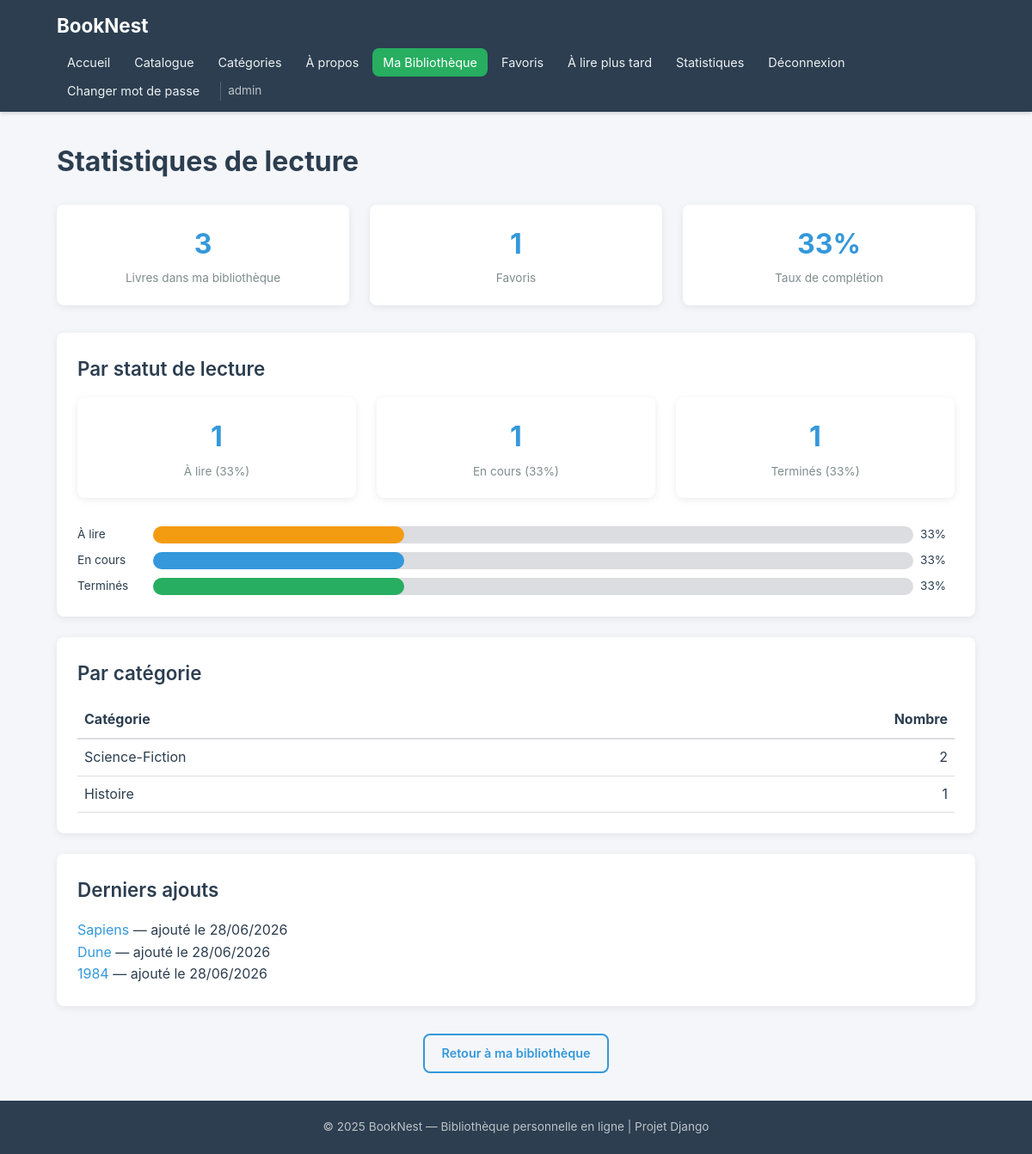
The page /my-books/stats/ (signed in) on the database its author committed.
### books/models.py (models this page shows, shortened)
class Category(models.Model):
    name = models.CharField(
        max_length=100,
        unique=True,
        verbose_name="Nom"
    )
    description = models.TextField(
        blank=True,
        verbose_name="Description"
    )
    class Meta:
        verbose_name = "Catégorie"
        verbose_name_plural = "Catégories"
        ordering = ['name']

class UserBook(models.Model):
    class ReadingStatus(models.TextChoices):
        TO_READ = 'to_read', 'À lire'
        READING = 'reading', 'En cours'
        FINISHED = 'finished', 'Terminé'
    class Rating(models.IntegerChoices):
        ONE = 1, '★☆☆☆☆'
        TWO = 2, '★★☆☆☆'
        THREE = 3, '★★★☆☆'
        FOUR = 4, '★★★★☆'
        FIVE = 5, '★★★★★'
    user = models.ForeignKey(
        User,
        on_delete=models.CASCADE,
        related_name='user_books',
        verbose_name="Utilisateur"
    )
    book = models.ForeignKey(
        Book,
        on_delete=models.CASCADE,
        related_name='user_books',
        verbose_name="Livre"
    )
    reading_status = models.CharField(
        max_length=20,
        choices=ReadingStatus.choices,
        default=ReadingStatus.TO_READ,
        verbose_name="Statut de lecture"
    )
    added_date = models.DateTimeField(
        auto_now_add=True,
        verbose_name="Date d'ajout"
    )
    is_favorite = models.BooleanField(
        default=False,
        verbose_name="Favori"
    )
    is_read_later = models.BooleanField(
        default=False,
        verbose_name="À lire plus tard"
    )
    personal_note = models.TextField(
        blank=True,
        verbose_name="Note personnelle"
    )
    comment = models.TextField(
        blank=True,
        verbose_name="Commentaire"
    )
    rating = models.IntegerField(
        null=True,
        blank=True,
        choices=Rating.choices,
        validators=[MinValueValidator(1), MaxValueValidator(5)],
        verbose_name="Évaluation"
    )
    updated_at = models.DateTimeField(
        auto_now=True,
        verbose_name="Dernière modification"
    )
    class Meta:
        verbose_name = "Livre utilisateur"
        verbose_name_plural = "Livres utilisateurs"
        ordering = ['-added_date']
        unique_together = ('user', 'book')

class Book(models.Model):
    title = models.CharField(
        max_length=250,
        verbose_name="Titre"
    )
    author = models.CharField(
        max_length=250,
        verbose_name="Auteur"
    )
    isbn = models.CharField(
        max_length=13,
        blank=True,
        null=True,
        unique=True,
        verbose_name="ISBN"
    )
    summary = models.TextField(
        blank=True,
        verbose_name="Résumé"
    )
    publication_year = models.IntegerField(
        null=True,
        blank=True,
        verbose_name="Année de publication"
    )
    cover_image = models.ImageField(
        upload_to='book_covers/',
        blank=True,
        null=True,
        verbose_name="Image de couverture (fichier)"
    )
    cover_url = models.URLField(
        blank=True,
        null=True,
        verbose_name="URL de couverture (lien externe)"
    )
    category = models.ForeignKey(
        Category,
        on_delete=models.SET_NULL,
        null=True,
        blank=True,
        related_name='books',
        verbose_name="Catégorie"
    )
    added_to_catalog = models.DateTimeField(
        auto_now_add=True,
        verbose_name="Date d'ajout au catalogue"
    )
    class Meta:
        verbose_name = "Livre"
        verbose_name_plural = "Livres"
        ordering = ['-added_to_catalog']
        unique_together = ('title', 'author')

### books/views.py (the view)
# urls.py: path('my-books/stats/', views.ReadingStatsView.as_view(), name='reading-stats'),
class ReadingStatsView(LoginRequiredMixin, TemplateView):
    template_name = 'books/reading_stats.html'
    def get_context_data(self, **kwargs):
        context = super().get_context_data(**kwargs)
        user = self.request.user
        qs = UserBook.objects.filter(user=user)
        total = qs.count()
        to_read = qs.filter(reading_status='to_read').count()
        reading = qs.filter(reading_status='reading').count()
        finished = qs.filter(reading_status='finished').count()
        context['total'] = total
        context['to_read'] = to_read
        context['reading'] = reading
        context['finished'] = finished
        context['to_read_pct'] = round(to_read / total * 100) if total > 0 else 0
        context['reading_pct'] = round(reading / total * 100) if total > 0 else 0
        context['finished_pct'] = round(finished / total * 100) if total > 0 else 0
        context['by_category'] = (
            qs.values('book__category__name')
            .annotate(count=Count('id'))
            .order_by('-count')
        )
        rated = qs.exclude(rating__isnull=True)
        context['avg_rating'] = rated.aggregate(avg=Avg('rating'))['avg']
        context['rated_count'] = rated.count()
        context['favorites'] = qs.filter(is_favorite=True).count()
        context['best_rated'] = rated.order_by('-rating', '-updated_at')[:3]
        context['recently_added'] = qs.order_by('-added_date')[:5]
        context['completion_rate'] = round(finished / total * 100) if total > 0 else 0
        return context

### templates/books/reading_stats.html (shortened to what this page needs)
{% extends 'base.html' %} {% block title %}Statistiques — BookNest{% endblock %}
{% block content %}
<h1 class="page-title">Statistiques de lecture</h1>
<div class="stats-row">
  <div class="stat-box">
    <div class="stat-number">{{ total }}</div>
    <div class="stat-label">Livres dans ma bibliothèque</div>
  </div>
  <div class="stat-box">
    <div class="stat-number">{{ favorites }}</div>
    <div class="stat-label">Favoris</div>
  </div>
  <div class="stat-box">
    <div class="stat-number">{{ completion_rate }}%</div>
    <div class="stat-label">Taux de complétion</div>
  </div>
</div>
<div class="card">
  <h2 class="section-title">Par statut de lecture</h2>
  <div class="stats-row">
    <div class="stat-box">
      <div class="stat-number">{{ to_read }}</div>
      <div class="stat-label">À lire ({{ to_read_pct }}%)</div>
    </div>
    <div class="stat-box">
      <div class="stat-number">{{ reading }}</div>
      <div class="stat-label">En cours ({{ reading_pct }}%)</div>
    </div>
    <div class="stat-box">
      <div class="stat-number">{{ finished }}</div>
      <div class="stat-label">Terminés ({{ finished_pct }}%)</div>
    </div>
  </div>
  <div style="margin-top: 1rem">
    <div
      style="
        display: flex;
        align-items: center;
        margin-bottom: 0.5rem;
        gap: 0.5rem;
      "
    >
      <span style="width: 80px; font-size: 0.85rem">À lire</span>
      <div
        style="
          flex: 1;
          background: var(--color-border);
          border-radius: 100px;
          height: 20px;
        "
      >
        <div
          style="width:{{ to_read_pct }}%; background:#f39c12; height:100%; border-radius:100px;"
        ></div>
      </div>
      <span style="width: 40px; font-size: 0.85rem">{{ to_read_pct }}%</span>
    </div>
    <div
      style="
        display: flex;
        align-items: center;
        margin-bottom: 0.5rem;
        gap: 0.5rem;
      "
    >
      <span style="width: 80px; font-size: 0.85rem">En cours</span>
      <div
        style="
          flex: 1;
          background: var(--color-border);
          border-radius: 100px;
          height: 20px;
        "
      >
        <div
          style="width:{{ reading_pct }}%; background:#3498db; height:100%; border-radius:100px;"
        ></div>
      </div>
      <span style="width: 40px; font-size: 0.85rem">{{ reading_pct }}%</span>
    </div>
    <div style="display: flex; align-items: center; gap: 0.5rem">
      <span style="width: 80px; font-size: 0.85rem">Terminés</span>
      <div
        style="
          flex: 1;
          background: var(--color-border);
          border-radius: 100px;
          height: 20px;
        "
      >
        <div
          style="width:{{ finished_pct }}%; background:#27ae60; height:100%; border-radius:100px;"
        ></div>
      </div>
      <span style="width: 40px; font-size: 0.85rem">{{ finished_pct }}%</span>
    </div>
  </div>
</div>
{% if by_category %}
<div class="card">
  <h2 class="section-title">Par catégorie</h2>
  <table style="width: 100%; border-collapse: collapse">
    <thead>
      <tr style="border-bottom: 2px solid var(--color-border)">
        <th style="text-align: left; padding: 0.5rem">Catégorie</th>
        <th style="text-align: right; padding: 0.5rem">Nombre</th>
      </tr>
    </thead>
    <tbody>
      {% for item in by_category %}
      <tr style="border-bottom: 1px solid var(--color-border)">
        <td style="padding: 0.5rem">
          {{ item.book__category__name|default:"Sans catégorie" }}
        </td>
        <td style="text-align: right; padding: 0.5rem">{{ item.count }}</td>
      </tr>
      {% endfor %}
    </tbody>
  </table>
</div>
{% endif %}  {% if recently_added %}
<div class="card">
  <h2 class="section-title">Derniers ajouts</h2>
  {% for ub in recently_added %}
  <p>
    <a href="{% url 'book-detail' ub.book.pk %}">{{ ub.book.title }}</a>
    — ajouté le {{ ub.added_date|date:"d/m/Y" }}
  </p>
  {% endfor %}
</div>
{% endif %}
<div class="text-center mt-2">
  <a href="{% url 'my-books' %}" class="btn btn-outline"
    >Retour à ma bibliothèque</a
  >
</div>
{% endblock %}

### templates/base.html (shortened to what this page needs)
{% load static %}
<!doctype html>
<html lang="fr">
  <head>
    <link rel="stylesheet" href="{% static 'css/style.css' %}" />
  </head>
  <body>
    <nav class="navbar">
      <div class="container nav-container">
        <a href="{% url 'home' %}" class="nav-brand">BookNest</a>
        <ul class="nav-links">
          <li><a href="{% url 'home' %}">Accueil</a></li>
          <li><a href="{% url 'catalogue' %}">Catalogue</a></li>
          <li><a href="{% url 'category-list' %}">Catégories</a></li>
          <li><a href="{% url 'about' %}">À propos</a></li>
          {% if user.is_authenticated %}
          <li>
            <a href="{% url 'my-books' %}" class="nav-highlight"
              >Ma Bibliothèque</a
            >
          </li>
          <li><a href="{% url 'my-favorites' %}">Favoris</a></li>
          <li><a href="{% url 'my-read-later' %}">À lire plus tard</a></li>
          <li><a href="{% url 'reading-stats' %}">Statistiques</a></li>
          <li>
            <form method="post" action="{% url 'accounts:logout' %}" class="logout-form">
              <button type="submit" class="btn-link">Déconnexion</button>
            </form>
          </li>
          <li><a href="{% url 'accounts:password_change' %}">Changer mot de passe</a></li>
          <li class="nav-user">{{ user.username }}</li>
          {% else %}
          <li><a href="{% url 'accounts:login' %}">Connexion</a></li>
          <li>
            <a href="{% url 'accounts:signup' %}" class="nav-highlight">Inscription</a>
          </li>
          {% endif %}
        </ul>
      </div>
    </nav>
    <main class="container main-content">
      {% block content %} {% endblock %}
    </main>
    <footer class="footer">
      <div class="container">
        <p>
          &copy; 2025 BookNest — Bibliothèque personnelle en ligne | Projet
          Django
        </p>
      </div>
    </footer>
  </body>
</html>

### static/css/style.css (style rules this page uses)
*, *::before, *::after { box-sizing: border-box; margin: 0; padding: 0; }
:root { --color-primary: #2c3e50; --color-secondary: #3498db; --color-accent: #27ae60; --color-warning: #f39c12; --color-danger: #e74c3c; --color-bg: #f5f6fa; --color-card: #ffffff; --color-text: #2c3e50; --color-text-light: #7f8c8d; --color-border: #dcdde1; --radius: 8px; --shadow: 0 2px 8px rgba(0, 0, 0, 0.08); --max-width: 1100px; }
body { font-family: -apple-system, BlinkMacSystemFont, "Segoe UI", Roboto, "Helvetica Neue", Arial, sans-serif; background: var(--color-bg); color: var(--color-text); line-height: 1.6; min-height: 100vh; display: flex; flex-direction: column; }
a { color: var(--color-secondary); text-decoration: none; transition: color 0.2s; }
.container { width: 100%; max-width: var(--max-width); margin: 0 auto; padding: 0 1rem; }
.navbar { background: var(--color-primary); padding: 0.75rem 0; box-shadow: 0 2px 4px rgba(0, 0, 0, 0.15); position: sticky; top: 0; z-index: 100; }
.nav-container { display: flex; align-items: center; justify-content: space-between; flex-wrap: wrap; gap: 0.5rem; }
.nav-brand { font-size: 1.4rem; font-weight: 700; color: #fff !important; }
.nav-links { list-style: none; display: flex; align-items: center; gap: 0.25rem; flex-wrap: wrap; }
.nav-links li a { color: #ecf0f1; padding: 0.5rem 0.75rem; border-radius: var(--radius); font-size: 0.9rem; transition: background 0.2s, color 0.2s; }
.nav-highlight { background: var(--color-accent) !important; color: #fff !important; }
.nav-user { color: #bdc3c7; font-size: 0.85rem; padding-left: 0.5rem; margin-left: 0.5rem; border-left: 1px solid rgba(255, 255, 255, 0.2); }
.logout-form { display: inline; }
.btn-link { background: none; border: none; color: #ecf0f1; cursor: pointer; font-size: 0.9rem; padding: 0.5rem 0.75rem; border-radius: var(--radius); transition: background 0.2s, color 0.2s; font-family: inherit; }
.main-content { flex: 1; padding-top: 2rem; padding-bottom: 2rem; }
.card { background: var(--color-card); border-radius: var(--radius); box-shadow: var(--shadow); padding: 1.5rem; margin-bottom: 1.5rem; transition: transform 0.2s, box-shadow 0.2s; }
.btn { display: inline-block; padding: 0.6rem 1.2rem; border-radius: var(--radius); font-size: 0.9rem; font-weight: 600; cursor: pointer; border: none; text-align: center; transition: background 0.2s, transform 0.1s; font-family: inherit; }
.btn-outline { background: transparent; border: 2px solid var(--color-secondary); color: var(--color-secondary); }
.page-title { font-size: 2rem; font-weight: 700; margin-bottom: 1.5rem; color: var(--color-primary); }
.section-title { font-size: 1.4rem; font-weight: 600; margin-bottom: 1rem; color: var(--color-primary); }
.stats-row { display: flex; gap: 1.5rem; flex-wrap: wrap; margin-bottom: 2rem; }
.stat-box { background: var(--color-card); border-radius: var(--radius); box-shadow: var(--shadow); padding: 1.25rem 1.5rem; text-align: center; min-width: 120px; flex: 1; }
.stat-number { font-size: 2rem; font-weight: 700; color: var(--color-secondary); }
.stat-label { font-size: 0.85rem; color: var(--color-text-light); margin-top: 0.25rem; }
.footer { background: var(--color-primary); color: #bdc3c7; text-align: center; padding: 1.25rem 0; margin-top: auto; font-size: 0.85rem; }
.text-center { text-align: center; }
.mt-2 { margin-top: 2rem; }

### rows shown on the page
Category: book__category__name "Science-Fiction", count "2"
Category: book__category__name "Histoire", count "1"
UserBook: book "Sapiens", added_date "28/06/2026"
UserBook: book "Dune", added_date "28/06/2026"
UserBook: book "1984", added_date "28/06/2026"

### other values the page prints
{{ user.username }} "admin"
{{ total }} "3"
{{ favorites }} "1"
{{ completion_rate }} "33"
{{ to_read }} "1"
{{ to_read_pct }} "33"
{{ reading }} "1"
{{ reading_pct }} "33"
{{ finished }} "1"
{{ finished_pct }} "33"
